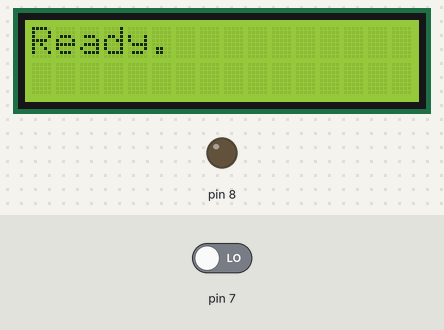
The sketch below on a simulated Arduino Uno, built with avr-gcc and run on an emulated ATmega328P. Shown: 16×2 character LCD, output pins drawn as LEDs (lit = HIGH). The test bench sets the inputs (shaded band); at power-on: pin 7 LOW.

Above: at 1.2 s.
1.3 s: pin 7 driven HIGH
At 1.43 s:
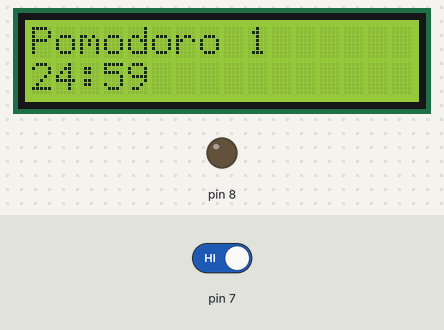
At 2.19 s:
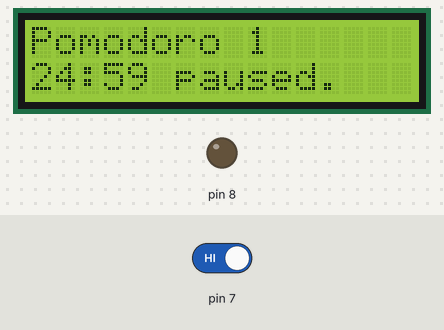
Timing chart, 0 to 4.3 s (numbered marks = the images above; inputs shaded):
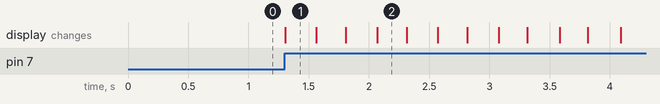

Measured:
- after the input at 1.3 s, the display: first changes at once (image 1 shows a later state)

The sketch:

Pomodoro.ino
```cpp
/* Pomodoro Timer */

// include the library code:
#include "pomo.h"

// initialize the library with the numbers of the interface pins
Pomo pomo(12, 11, 5, 4, 3, 2);

void setup() {
  pomo.startButton(7);
  pomo.buzzerPin(8);
}


void loop() {
  pomo.loop();
}
```

pomo.cpp
```cpp
#include "pomo.h"
#include <LiquidCrystal.h>
#include "Arduino.h"

const int WORK_SECONDS = 25 * 60;
const int BREAK_SECONDS = 5 * 60;

Pomo::Pomo(uint8_t rs, uint8_t enable,
         uint8_t d0, uint8_t d1, uint8_t d2, uint8_t d3)
       : _state(STANDBY),
         _timerStart(0),
         _pauseStart(0),
         _buttonPressStart(0),
         _pomoNumber(0),
         _overTime(false),
         _lcd(rs, enable, d0, d1, d2, d3) {
  _lcd.begin(16, 2);
  _lcd.print("Ready.");
}


void Pomo::startButton(uint8_t startPin) {
  _startPin = startPin;
  pinMode(_startPin, INPUT);
}


void Pomo::buzzerPin(uint8_t buzzerPin) {
  _buzzerPin = buzzerPin;
  pinMode(_buzzerPin, OUTPUT);
}

void Pomo::loop() {
  switch (_state) {
    case STANDBY:
      break;
    case WORK:
      outputTime(WORK_SECONDS);
      break;
    case BREAK:
      if (_pomoNumber % 4 == 0) {
        outputTime(WORK_SECONDS);
      } else {
        outputTime(BREAK_SECONDS);
      }
      break;
  }

  checkStart();
  outputBuzzer();
}

void Pomo::checkStart() {
  int result = digitalRead(_startPin);
  if (result == HIGH && _buttonPressStart == 0) {
    _buttonPressStart = millis();
    switch (_state) {

      case STANDBY:
        startPomodoro();
        break;

      case WORK:
        if (_overTime) {
          startBreak();
        } else if (_pauseStart == 0) {
          _pauseStart = millis();
        } else {
          _timerStart += millis() - _pauseStart;
          _pauseStart = 0;
        }
        break;

      case BREAK:
        if (_overTime) {
          startPomodoro();
        } else if (_pauseStart == 0) {
          _pauseStart = millis();
        } else {
          _timerStart += millis() - _pauseStart;
          _pauseStart = 0;
        }
        break;
    }

  } else {
    if (millis() - _buttonPressStart > 250) {
      _buttonPressStart = 0;
    }
  }
}

void Pomo::startBreak() {
  _state = BREAK;
  _timerStart = millis();
  _pauseStart = 0;

  _lcd.clear();
  _lcd.print("Break ");
  _lcd.print(_pomoNumber);
}

void Pomo::startPomodoro() {
  _state = WORK;
  _timerStart = millis();
  _pauseStart = 0;
  _pomoNumber++;

  _lcd.clear();
  _lcd.print("Pomodoro ");
  _lcd.print(_pomoNumber);
}

void Pomo::outputTime(unsigned long totalTime) {
  long ms;
  unsigned long seconds;
  unsigned long minutes;

  if (_pauseStart > 0) {
    ms = _pauseStart - _timerStart;
  } else {
    ms = millis() - _timerStart;
  }

  ms = totalTime * 1000 - ms;

  if (ms < 0) {
    _overTime = true;
    ms = abs(ms);
  } else {
    _overTime = false;
  }
  seconds = ms / 1000;
  minutes = seconds / 60;
  seconds -= minutes * 60;

  _lcd.setCursor(0, 1);
  _lcd.print(minutes);
  _lcd.print(":");

  if (seconds < 10) {
    _lcd.print("0");
  }

  _lcd.print(seconds);
  unsigned long halfSeconds = millis() / 250;
  if (_pauseStart > 0 && (halfSeconds % 2 == 0)) {
    _lcd.print(" paused.");
  } else {
    _lcd.print("         ");
  }
}

void Pomo::outputBuzzer() {
  int output = LOW;
  unsigned long quarterSeconds = millis() / 250;
  if (_overTime && (quarterSeconds % 2) == 0) {
      output = HIGH;
  }
  digitalWrite(_buzzerPin, output);
}
```

pomo.h
```cpp
#ifndef POMO_H_INC
#define POMO_H_INC

#include <LiquidCrystal.h>

typedef enum {
  STANDBY,
  WORK,
  BREAK,
} POMOTYPE;

class Pomo {

  public:
    Pomo(uint8_t rs, uint8_t enable,
         uint8_t d0, uint8_t d1, uint8_t d2, uint8_t d3);

    /** Set the microcontroller pin used for start/pause.
     */
    void startButton(uint8_t startPin);

    /** Set the pin that will be used to drive the buzzer.
     */
    void buzzerPin(uint8_t buzzerPin);

    /** This is called every cycls to process events.
     */
    void loop();

  private:
    /// Check the status of the start/pause and process.
    void checkStart();

    /// Commence the next pomodoro at time 0.
    void startPomodoro();

    /// Display the total time supplied as a paramter (milliseconds).
    void outputTime(unsigned long totalTime);

    /// Will beep the buzzer if the time is passed the end.
    void outputBuzzer();

    /// Start the next break at time zero.
    void startBreak();


  private:
    POMOTYPE _state;
    unsigned long _timerStart;
    unsigned long _pauseStart;
    bool _overTime;
    unsigned long _buttonPressStart;
    uint8_t _startPin;
    uint8_t _buzzerPin;
    LiquidCrystal _lcd;
    uint8_t _pomoNumber;
};


#endif
```
